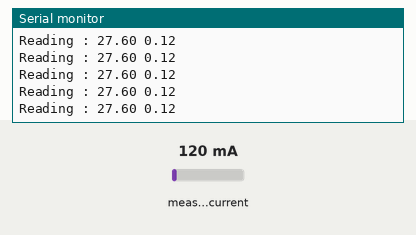
A sketch run on a simulated Arduino Uno, built with avr-gcc and run on an emulated ATmega328P. Shown: the last lines printed to the serial monitor. Inputs (shaded band) come from the test bench; at power-on: measured current 120 mA.

Above: at 1.2 s.
1.3 s: measured current set to 40 mA
At 1.58 s:
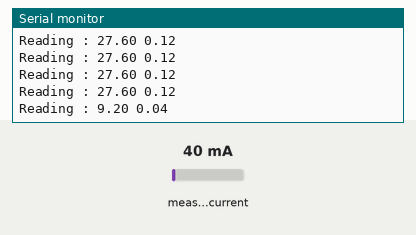
4.3 s: measured current set to 500 mA
At 4.44 s:
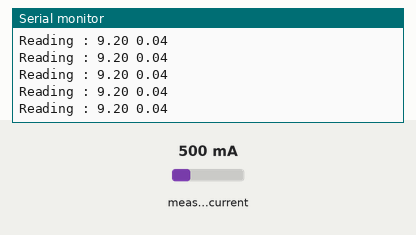
Timing chart, 0 to 7.3 s (numbered marks = the images above; inputs shaded):
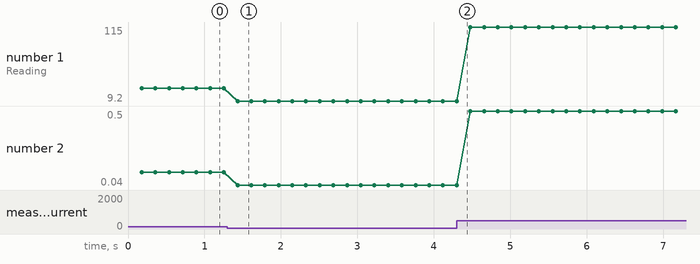

Measured:
- after the input at 1.3 s, the serial monitor: prints a new line after 0.13 s (image 1)
- plotted number 1: 27.6 → 9.2 after the input at 1.3 s, 9.2 → 115 after the input at 4.3 s
- plotted number 2: 0.12 → 0.04 after the input at 1.3 s, 0.04 → 0.5 after the input at 4.3 s

The sketch:

Ammeter_Sensor.ino
```cpp
#include "EmonLib.h"
// Include Emon Library
EnergyMonitor emon1;
// Create an instance
void setup()
{
  Serial.begin(9600);

  emon1.current(0, 111.1);             // Current: input pin, calibration.
}

void loop()
{
double Irms = emon1.calcIrms(1480);  // Calculate Irms only
  Serial.print("Reading : ");
  Serial.print(Irms*230.0);           // Apparent power
  Serial.print(" ");
  Serial.println(Irms);             // Irms
}
```
